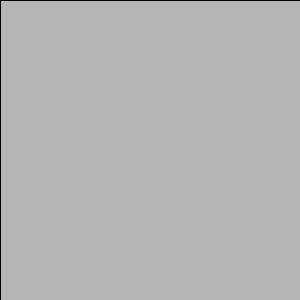
Frame 1 (no input)
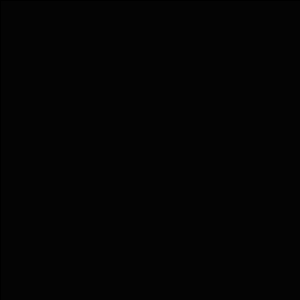
Frame 60 (the mouse pressed at the canvas centre just before this capture)
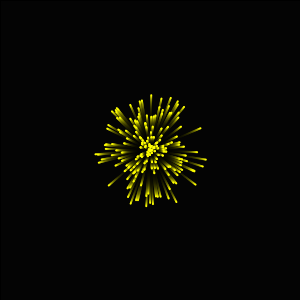
Frame 120 (the mouse held since frame 60 and released just before this capture)

The Processing sketch that drew these frames (run headless with seeded random() and noise(); from frame 60 on, the mouse is pressed at the canvas centre):

// Processing sketch: Part4_4_2
// ── Part4_4_2.pde
float[] x, y, vx, vy;
int[] a;

void  setup(){
  size(300, 300);
  x = new float[200];
  y = new float[200];
  vx = new float[200];
  vy = new float[200];
  a = new int[200];
  
  for(int i=0; i<200; i++){
    x[i] = width/2;
    y[i] = height/2;
    float t = random(0, 2*PI);
    float v = random(0.0, 1);
    vx[i] = v*cos(t);
    vy[i] = v*sin(t);
    a[i] = 100;
  }
}

void draw(){
  fill(0, 0, 0, 30);
  rect(0, 0, width, height);
  noStroke();
  fill(255, 255, 0);
  for(int i=0; i<200; i++){
    if(a[i]<100){
      ellipse(x[i], y[i], 2, 2);
      x[i] += vx[i];
      y[i] += vy[i];
      a[i]++;
    }
  }
  /*
  for(int i=0; i<200; i++){
    if(x[i]<0 || x[i]>width || y[i]<0 || y[i]>height){
      x[i] = width/2;
      y[i] = height/2;
    }
  }
  */
}

void mousePressed(){
  for(int i=0; i<200; i++){
    x[i] = mouseX;
    y[i] = mouseY;
    a[i] = 0;
  }
}
